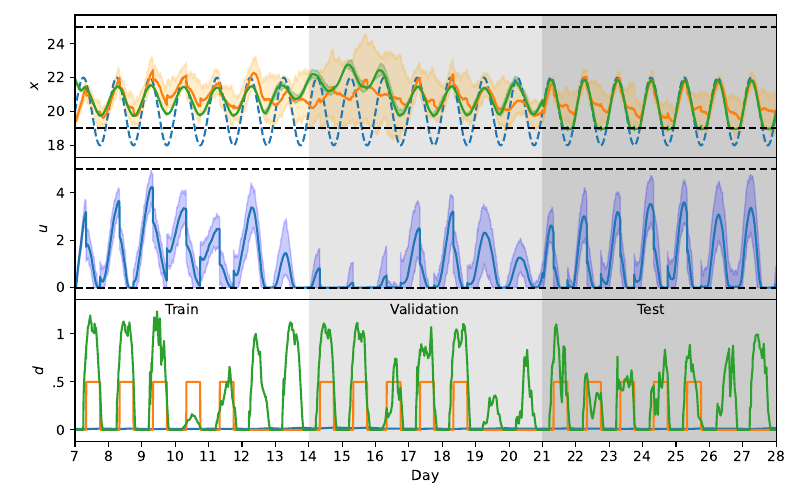

The script that saved this image:
"""
Prototype Code for Deep MPC policy from  Section 2.5. Joint System Identification and Control Learning
Results from Section 3.5. Simultaneous System Identification and Control
"""


"""
# Dependencies
"""   
import numpy as np
import numpy.matlib
import matplotlib.pyplot as plt
from scipy.io import loadmat
import torch
import torch.nn.functional as F
from torch import nn
from sklearn.model_selection import train_test_split
import math
from numpy import linalg as LA
import time

"""
Ground truth state space model (SSM)
"""
A = np.matrix([[0.9950,0.0017,0.0000,0.0031],[0.0007,0.9957,0.0003,0.0031],
              [0.0000,0.0003,0.9834,0.0000],[0.2015,0.4877,0.0100,0.2571]])
B = np.matrix([[1.7586e-06],[1.7584e-06],
              [1.8390e-10],[5.0563e-04]])
E = np.matrix([[0.0002,0.0000,0.0000],[0.0002,0.0000,0.0000],
              [0.0163,0.0000,0.0000],[0.0536,0.0005,0.0001]])
C = np.matrix([[0.0,0.0,0.0,1.0]])
# model dimensions
nx = 4
ny = 1
nu = 1
nd = 3

"""
Generate data for training, validation and testing
"""
# Train set 
samples_day = 288 # 288 samples per day with 5 min sampling
umax = 4e3
start_day = 7
start_sim = samples_day*start_day
Sim_days = 7 # number of simulated days 
U_day = umax*np.sin(np.arange(0, 2*np.pi,2*np.pi/samples_day)) #  daily control profile
U = np.matlib.repmat(U_day, 1, Sim_days) #  Sim_days control profile
N_sim =  U.shape[1] # number of simulation steps train phase
file = loadmat('../TimeSeries/disturb.mat') # load disturbance file
Disturb = file['D']
D = Disturb[:,start_sim:start_sim+N_sim]
Y = np.zeros((ny,N_sim)) # output trajectory placeholders
X = np.zeros((nx,N_sim+1)) # state trajectory placeholders
X[:,0] =  20*np.ones(nx) # initial conditions
# Training set open loop response LTI SSM
for k in range(0,N_sim):
    x0 = np.asmatrix(X[:,k]).T
    d = np.asmatrix(D[:,k]).T
    u = np.asmatrix(U[:,k]).T 
    # LTI SSM
    xn = A*x0 + B*u + E*d
    y = C*x0
    
    X[:,k+1] = xn.ravel()
    Y[:,k] = y.ravel()

# Validation + Test set     
N_sim_start = start_sim
Sim_days_test = 21
U_t = np.matlib.repmat(U_day, 1, Sim_days_test) #  Sim_days control profile
N_sim_t = U_t.shape[1] # number of simulation steps test phase
D_t = Disturb[:,N_sim_start:N_sim_start+N_sim_t]
Y_t = np.zeros((ny,N_sim_t)) # output trajectory placeholders
X_t = np.zeros((nx,N_sim_t+1)) # state trajectory placeholders
X_t[:,0] =  X[:,-1]
#  Validation + Test set  open loop response LTI SSM
for k in range(0,N_sim_t):
    x0 = np.asmatrix(X_t[:,k]).T
    d = np.asmatrix(D_t[:,k]).T
    u = np.asmatrix(U_t[:,k]).T 
    # LTI SSM
    xn = A*x0 + B*u + E*d
    y = C*x0
    
    X_t[:,k+1] = xn.ravel()
    Y_t[:,k] = y.ravel()

"""
# Consrained Layer Weights
"""   
# dominant eigenvalue constraints
class ConstrainedLinear9(nn.Module):
    def __init__(self, nx, nu):
        super().__init__()
        self.weight = nn.Parameter(torch.rand(nx,nu))
        self.scalar = nn.Parameter(torch.rand(nx,nx))  # matrix scaling to allow for different row sums
        
    def effective_W(self):    
        s_clapmed = 1 - 0.1*F.sigmoid(self.scalar)     # constrain sum of rows to be in between 0.9 and 1
        w_sofmax = s_clapmed*F.softmax(self.weight, dim = 1)
        return w_sofmax.T

    def forward(self,x):  
        return torch.mm(x, self.effective_W())
    
#  nonnehative weights
class ConstrainedLinear_LB(nn.Module):
    def __init__(self, nx, nu):
        super().__init__()
        self.weight = nn.Parameter(torch.rand(nx,nu))
        
    def effective_W(self):    
        w_LB = F.relu(self.weight)
        return w_LB

    def forward(self,x):      
        return torch.mm(x, self.effective_W())
    
    
class Compensator(nn.Module):
    def __init__(self, nx, nu):
        super().__init__()
        self.weight = nn.Parameter(torch.zeros(nx,nu))       

    def forward(self):      
        return self.weight                    
      
"""
Algorithm 2 - Joined model and control policy learning
"""    
class NeuroSSM_policy_one_step_con_DR(nn.Module):
    def __init__(self, nx, nu, nd, nr, n_hidden):
        super().__init__()
        # constrained model layers weights     
        self.A = ConstrainedLinear9(nx,nx)
        self.B = ConstrainedLinear_LB(nu,nx)
        self.E = ConstrainedLinear_LB(nd,nx) 
        self.C = ConstrainedLinear_LB(nx,ny)
        # policy layers weights
        self.policy1 = nn.Linear(nx+nd+nr+2*ny+2*nu, n_hidden, bias=False)
        self.policy2 = nn.Linear(n_hidden, nu, bias=False)
        
#        thresholds on maximal change of rate of state variables
        dxmax_val = 0.5
        dxmin_val = -0.5       
        self.dxmax = nn.Parameter(dxmax_val*torch.ones(1,nx), requires_grad=False)
        self.dxmin = nn.Parameter(dxmin_val*torch.ones(1,nx), requires_grad=False)  
        
#        online learning correction terms
        self.x0_correct = Compensator(1,nx)
        self.u_correct = Compensator(1,nu)         
        for param in self.x0_correct.parameters():
            param.requires_grad = False        
        for param in self.u_correct.parameters():
            param.requires_grad = False 
                      
    def forward(self,x,x0_sysID,u_sysID,d,r,ymin,ymax,umin,umax,w_mean,w_var):
        x = x.view(x.size(0), -1)
        x0_sysID = x0_sysID.view(x0_sysID.size(0), -1)
        u_sysID = u_sysID.view(u_sysID.size(0), -1)
        d = d.view(d.size(0), -1)
        r = r.view(r.size(0), -1)         
        ymin = ymin.view(ymin.size(0), -1)    
        ymax = ymax.view(ymax.size(0), -1)    
        umin = umin.view(umin.size(0), -1)    
        umax = umax.view(umax.size(0), -1)  
               
        # Domain Randomization
        w = (w_mean-w_var)+(2*w_var)*torch.rand(nx) # additive state uncertainty       
        
        # Output constraints eval for policy input
        y = self.C(x)
        symin = F.relu(-y+ymin)  #       state lower bound  u>= umin
        symax = F.relu(y-ymax) #      state upper bound u <= umax
        
        # policy inputs: Algo 2 - line 2
        xi = torch.cat((x,d,r,symin,symax,umin,umax),1)
        # control policy evaluation: Algo 2 - line 3
        u_hidden = F.relu(self.policy1(xi))
        u =  self.policy2(u_hidden)
      
#        correction terms - to be trained online
        u = u + self.u_correct() 
        x0_sysID = x0_sysID + self.x0_correct()
        x = x + self.x0_correct()      

#       system ID state update Algo 2 line 8
        x_sysID = self.A(x0_sysID) + self.B(u_sysID) + self.E(d) + w
        y_sysID = self.C(x_sysID)
        
        # system ID state residual Algo 2 line 9
        dx_sysID = x_sysID-x0_sysID  # one step state residual a.k.a smooth operator
        
        # penalties on max one-step infuence of controls and disturbances on states
        dx_u =  F.relu(-self.B(u_sysID)+self.dxmin) + F.relu(self.B(u_sysID)-self.dxmax) 
        dx_d =  F.relu(-self.E(d)+self.dxmin) + F.relu(self.E(d)-self.dxmax) 
        dx_ud = dx_u + dx_d
        
        #  control state update Algo 2 line 7
        x = self.A(x) + self.B(u) + self.E(d) + w
        y = self.C(x)
        
        # controlled state constraints Algo 2 lines 10-12  
        s_ymin = F.relu(-y+ymin) #       state lower bound  u>= umin
        s_ymax = F.relu(y-ymax) #      state upper bound u <= umax
        
        # control input constraints Algo 2 lines 4-6  
        s_umin = F.relu(-u+umin)  #      control lower bound u>= umin 
        s_umax = F.relu(u-umax) #      control upper bound u <= umax
        
#         Algo 2 line 13
        return x, y, u, s_ymin, s_ymax, s_umin, s_umax, y_sysID, dx_sysID, dx_ud


"""
# Model instantiation
"""   
# define additive uncertainty
w_mean_train = 0 # disturbance mean
w_var_train = 0.0 # disturbance variance

n_hidden = 10 # number of hidden neurons of the policy layers
nr = 1      # number of outputs/references
model = NeuroSSM_policy_one_step_con_DR(nx,nu,nd,nr,n_hidden)
model = model.float()
model.parameters
for param in model.named_parameters():
    print(param)

"""
# Dataset creation
"""   
# Randomized initial conditions and references
a = 0
b = 25   
X0 = a +b*np.random.rand(X.shape[0],X.shape[1])   
a = 15
b = 25  
R_day = 20+2*np.sin(np.arange(0, 2*np.pi,2*np.pi/samples_day)) #  daily control profile
R_day_train = 15+10*np.sin(np.arange(0, 2*np.pi,2*np.pi/samples_day)) #  daily control profile
R = np.matlib.repmat(R_day_train, 1, Sim_days) #  Sim_days control profile
R  = a +b*np.random.rand(R.shape[0],R.shape[1])   

# Features
Features = np.concatenate((X0[:,:-2].T, X[:,:-2].T, U[:,:-1].T, D[:,:-1].T, R[:,:-1].T), axis=1)       # tranining on randomized trajectory
# Targets
Targets =  np.concatenate((R[:,:-1].T, Y[:,1:].T), axis=1)   

# divide dataset to train and test set
Features_train, Features_test, Targets_train, Targets_test = train_test_split(Features,Targets,test_size=0.2,shuffle=False)
Features_train = torch.FloatTensor(Features_train)
Features_test = torch.FloatTensor(Features_test)
Targets_train = torch.FloatTensor(Targets_train)
Targets_test = torch.FloatTensor(Targets_test)
# train sets features
X_train = Features_train[:,0:nx]
X_sysID_train = Features_train[:,nx:2*nx]
U_sysID_train = Features_train[:,2*nx:2*nx+nu]
D_train = Features_train[:,2*nx+nu:-1]
R_train = Features_train[:,-1:]
# test sets features
X_test = Features_test[:,0:nx]
X_sysID_test = Features_test[:,nx:2*nx]
U_sysID_test = Features_test[:,2*nx:2*nx+nu]
D_test = Features_test[:,2*nx+nu:-1]
R_test = Features_test[:,-1:]
# targets
R_targets_train = Targets_train[:,0:ny]
Y_targets_train = Targets_train[:,ny:]
R_targets_test = Targets_test[:,0:ny]
Y_targets_test  = Targets_test[:,ny:]
# slack variables
sx_targets = torch.zeros(Targets_train.shape[0],nx)
sy_targets = torch.zeros(Targets_train.shape[0],ny)
su_targets = torch.zeros(Targets_train.shape[0],nu)
u_targets = torch.zeros(Targets_train.shape[0],nu)
dx_targets = torch.zeros(Targets_train.shape[0],nx)
# costraints bounds
xmin_val = 19
xmax_val = 25
xmin = xmin_val*torch.ones(Targets_train.shape[0],nx)
xmax = xmax_val*torch.ones(Targets_train.shape[0],nx)
ymin_val = 19
ymax_val = 25
ymin = ymin_val*torch.ones(Targets_train.shape[0],ny)
ymax = ymax_val*torch.ones(Targets_train.shape[0],ny)
umin_val = 0
umax_val = 5000
umin = umin_val*torch.ones(Targets_train.shape[0],nu)
umax = umax_val*torch.ones(Targets_train.shape[0],nu)

"""
# MSE citerion and optimizer
"""  
criterion = nn.MSELoss()  
optimizer = torch.optim.Adam(filter(lambda p: p.requires_grad, model.parameters()), lr=0.001)

"""
# Weights of the multi-objective loss - equation (17)
""" 
# constraints weight
Q_con_u = 5e-7
Q_con_x = 50
Q_con_y = 50
# control inputs weights
Q_u = 1e-6
Q_du = 1e-6
# reference tracking weights
Q_ref = 20
# system ID weights
Q_y_sysID = 100
Q_dx_sysID = 1
Q_dx_ud_sysID = 10


"""
Joint System ID and Policy Optimization Training Loop  using Algorithm 2
""" 
epochs = 30000
losses = []

for i in range(epochs):
    i+=1
#    Multi-objective loss function equation (17)
    x_pred, y_pred, u_pred, s_ymin, s_ymax, s_umin, s_umax, y_sysID, dx_sysID, dx_ud = model.forward(X_train, X_sysID_train, U_sysID_train, D_train, R_train, ymin, ymax, umin, umax,w_mean_train,w_var_train)
    loss = Q_ref*criterion(y_pred, R_targets_train)  + Q_u*criterion(u_pred, u_targets) \
    + Q_con_y*criterion(s_ymin, sy_targets)   + Q_con_y*criterion(s_ymax, sy_targets)  \
    + Q_con_u*criterion(s_umin, su_targets)   + Q_con_u*criterion(s_umax, su_targets)  \
    + Q_y_sysID*criterion(y_sysID, Y_targets_train) + Q_dx_sysID*criterion(dx_sysID, dx_targets) \
    + Q_dx_ud_sysID*criterion(dx_ud, sx_targets) 
    losses.append(loss)
    
    if i%1000 == 1:
        print(f'epoch: {i:2}  loss: {loss.item():10.8f}')
    
    optimizer.zero_grad()
    loss.backward()
    optimizer.step()

plt.plot(range(epochs), losses)
plt.ylabel('Loss')
plt.xlabel('epoch');


# save entire model
#torch.save(model, 'Trained_DeepMPCPolicy_sec_3_5.pt')


"""
# Parameters of the simulation from Section 3.5.
""" 
run_sim = True
online_learning = True
replicate_paper = True # load the policy used in the paper

Eval_runs  = 20  # number of randomized closed-loop simulations, Paper value: 20
train_epochs = 10 # number of iterations in one online batch, Paper value: 10

# increase penalties for constraints during online adaptation for increased safety
Q_con_u_on = 10*Q_con_u
Q_con_y_on = 10*Q_con_y

# plotting flags
save_fig = True
paper_plot = True

# uncertainty  ad constraints flags in simulation
u_clipping = True # hard control bounds
param_uncertainty =  False
add_uncertainty = True
robust_relaxation = False
if add_uncertainty:
    w_mean = 0
    w_var = 0.1
else:
    w_mean = 0
    w_var = 0.0
if param_uncertainty:
    theta_mean = 0
    theta_var = 0.01
else:
    theta_mean = 0
    theta_var = 0.00     

"""
load model parameters of trained policy from Section 3.5.
""" 
if replicate_paper:
    model_on = torch.load('Trained_DeepMPCPolicy_sec_3_5.pt') 
    
    # fix all params
    for param in model_on.parameters():
        param.requires_grad = False
    # unfix compensators
    for param in model_on.policy2.parameters():   #  online policy correction param
        param.requires_grad = True 
    
    for param in model_on.x0_correct.parameters(): #  online model correction param
        param.requires_grad = True 
                
    optimizer = torch.optim.Adam(filter(lambda p: p.requires_grad, model_on.parameters()), lr=0.001)
     
"""
Running closed-loop control simulations from Section 3.5.
""" 
if run_sim:  
    ## Control Validation closed loop: test set
    R_t = np.matlib.repmat(R_day, 1, Sim_days_test) #  Sim_days control profile   
    X_torch = np.zeros((nx,N_sim_t+1)) # state trajectory placeholders
    X_torch[:,0] =  20*np.ones(nx) # initial conditions
    Y_torch = np.zeros((ny,N_sim_t)) # output trajectory placeholders
    U_torch = np.zeros((nu,N_sim_t)) # input trajectory placeholders
    X_cl = np.zeros((nx,N_sim_t+1)) # state trajectory placeholders
    X_cl[:,0] =  20*np.ones(nx) # initial conditions
    Y_cl = np.zeros((ny,N_sim_t)) # output trajectory placeholders    
    
    DATA_X_cl = np.ndarray(shape=(X_cl.shape[0],X_cl.shape[1],Eval_runs))
    DATA_Y_cl = np.ndarray(shape=(Y_cl.shape[0],Y_cl.shape[1],Eval_runs))
    DATA_U_torch = np.ndarray(shape=(U_torch.shape[0],U_torch.shape[1],Eval_runs))
    DATA_X_torch = np.ndarray(shape=(X_torch.shape[0],X_torch.shape[1],Eval_runs))
    DATA_Y_torch = np.ndarray(shape=(Y_torch.shape[0],Y_torch.shape[1],Eval_runs))
    DATA_R_t = np.ndarray(shape=(R_t.shape[0],R_t.shape[1],Eval_runs)) 
    DATA_Y_min = np.ndarray(shape=(ymin.T.shape[0],ymin.T.shape[1],Eval_runs)) 
    DATA_Y_max = np.ndarray(shape=(ymax.T.shape[0],ymax.T.shape[1],Eval_runs)) 
    
    u = torch.from_numpy(U_torch[:,0]).float() 
    
    xmin_ = xmin_val*torch.ones(1,nx)
    xmax_ = xmax_val*torch.ones(1,nx)
    ymin_ = ymin_val*torch.ones(1,ny)
    ymax_ = ymax_val*torch.ones(1,ny)
    umin_ = umin_val*torch.ones(1,nu)
    umax_ = umax_val*torch.ones(1,nu)
    
    CPU_mean_time = np.zeros(Eval_runs)
    CPU_max_time = np.zeros(Eval_runs)
    
    # initialize robust relaxations of constraints
    if robust_relaxation:
        ymax_viol = torch.zeros(1,ny)  
        ymin_viol = torch.zeros(1,ny)
    
    for run in range(0,Eval_runs):       
        #        reset model update at each eval
        model_on = torch.load('Trained_DeepMPCPolicy_sec_3_5.pt') 
        for param in model_on.parameters():
            param.requires_grad = False      
        for param in model_on.policy2.parameters():
            param.requires_grad = True      
        for param in model_on.x0_correct.parameters():
            param.requires_grad = True                    
        optimizer = torch.optim.Adam(filter(lambda p: p.requires_grad, model_on.parameters()), lr=0.001)

        StepTime = np.zeros(N_sim_t-14*samples_day)
        
        for k in range(0,N_sim_t):
            x0 = np.asmatrix(X_cl[:,k])
            d = np.asmatrix(D_t[:,k])
            r = np.asmatrix(R_t[:,k])
            w = (w_mean-w_var)+(2*w_var)*np.asmatrix(np.random.rand(nx,1)) # additive uncertainty
            theta = (1+theta_mean-theta_var)+(2*theta_var)*np.asmatrix(np.random.rand(nx,nx)) # parametric uncertainty

            x0_torch = torch.from_numpy(x0).float()
            d_torch = torch.from_numpy(d).float()
            r_torch = torch.from_numpy(r).float()
        
            start_step_time = time.time() 
            xn_pt, y_pt, u, s_ymin, s_ymax, s_umin, s_umax, y_sysID, dx_sysID, dx_ud = model_on(x0_torch,x0_torch,u,d_torch,r_torch,ymin_,ymax_,umin_,umax_,w_mean_train,w_var_train)   
            eval_time = time.time() - start_step_time
   
            if u_clipping:
                if u < umin_:
                    u = umin_                
                elif u > umax_:
                    u = umax_
        
            X_torch[:,k+1] = xn_pt.detach().numpy().ravel()
            Y_torch[:,k] = y_pt.detach().numpy().ravel()
            U_torch[:,k] = u.detach().numpy().ravel()
        
            # ground truth LTI SSM
            xn = np.multiply(theta,A)*x0.T + B*U_torch[:,k] + E*d.T + w
            y = C*x0.T
            
            X_cl[:,k+1] = xn.ravel()
            Y_cl[:,k] = y.ravel()
            
    #        evaluate robust relaxation of constraints
            if robust_relaxation:
                y_torch = torch.from_numpy(y).float()        
                s_ymin_real = F.relu(-y_torch+ymin_)
                s_ymax_real = F.relu(y_torch-ymax_)
                ymin_viol = torch.max(s_ymin_real.detach(), ymin_viol)
                ymax_viol = torch.max(s_ymax_real.detach(), ymax_viol)
                ymin_ = ymin_ + ymin_viol
                ymax_ = ymax_ - ymax_viol
              
    #        ONLINE training phase
            online_train_time = 0
            if online_learning and (k>14*samples_day):
                start_step_time_online = time.time() 
                y_target =  torch.from_numpy(np.asmatrix(Y_cl[:,k])).float()
                losses = []
                for i in range(train_epochs):
                    i+=1
                    x_pred, y_pred, u_pred, s_ymin, s_ymax, s_umin, s_umax, y_sysID, dx_sysID, dx_ud =  model_on(x0_torch,x0_torch,u.detach(),d_torch,r_torch,ymin_,ymax_,umin_,umax_,w_mean_train,w_var_train)    
                    loss = Q_ref*criterion(y_pred, r_torch)  + Q_u*criterion(u_pred, u_targets) \
                    + Q_con_y_on*criterion(s_ymin, sy_targets)   + Q_con_y_on*criterion(s_ymax, sy_targets)  \
                    + Q_con_u_on*criterion(s_umin, su_targets)   + Q_con_u_on*criterion(s_umax, su_targets)  \
                    + 1e-1*Q_y_sysID*criterion(y_sysID, y_target) + Q_dx_sysID*criterion(dx_sysID, dx_targets) \
                    + Q_dx_ud_sysID*criterion(dx_ud, sx_targets) 
                    losses.append(loss)                   
        
                    optimizer.zero_grad()
                    loss.backward()
                    optimizer.step()
                online_train_time = time.time() -start_step_time_online
            
#            evaluate only test set policy time            
            if (k>14*samples_day):
                StepTime[k-14*samples_day-1] =online_train_time + eval_time         
            
        CPU_mean_time[run] = np.mean(StepTime)
        CPU_max_time[run] = np.amax(StepTime)
        
        # various evaluations with uncertainty    
        DATA_X_cl[:,:,run] = X_cl
        DATA_Y_cl[:,:,run] = Y_cl
        DATA_U_torch[:,:,run] = U_torch
        DATA_X_torch[:,:,run] = X_torch
        DATA_Y_torch[:,:,run] = Y_torch
        DATA_R_t[:,:,run] = R_t
        DATA_Y_min[:,:,run] = ymin.T
        DATA_Y_max[:,:,run] = ymax.T
    
    CPU_mean_time_paper = np.mean(CPU_mean_time)*1e3 
    CPU_max_time_paper = np.amax(CPU_max_time)*1e3  
    
    DATA_X_cl_max = np.amax(DATA_X_cl, axis = 2)
    DATA_X_cl_min = np.amin(DATA_X_cl, axis = 2)
    DATA_X_cl_mmean = np.mean(DATA_X_cl, axis = 2)
    
    DATA_Y_cl_max = np.amax(DATA_Y_cl, axis = 2)
    DATA_Y_cl_min = np.amin(DATA_Y_cl, axis = 2)
    DATA_Y_cl_mmean = np.mean(DATA_Y_cl, axis = 2)
    
    DATA_X_torch_max = np.amax(DATA_X_torch, axis = 2)
    DATA_X_torch_min = np.amin(DATA_X_torch, axis = 2)
    DATA_X_torch_mmean = np.mean(DATA_X_torch, axis = 2)
    
    DATA_U_torch_max = np.amax(DATA_U_torch, axis = 2)
    DATA_U_torch_min = np.amin(DATA_U_torch, axis = 2)
    DATA_U_torch_mmean = np.mean(DATA_U_torch, axis = 2)
    
    DATA_Y_torch_max = np.amax(DATA_Y_torch, axis = 2)
    DATA_Y_torch_min = np.amin(DATA_Y_torch, axis = 2)
    DATA_Y_torch_mmean = np.mean(DATA_Y_torch, axis = 2)
    
    time_x = np.linspace(0, Sim_days_test, DATA_X_cl_mmean.shape[1], endpoint=False)
    time_y = np.linspace(0, Sim_days_test, DATA_Y_cl_mmean.shape[1], endpoint=False)
    time_u = np.linspace(0, Sim_days_test, DATA_U_torch_mmean.shape[1], endpoint=False)
    
    xmin = xmin_val*np.ones((time_x.shape[0],nx))
    xmax = xmax_val*np.ones((time_x.shape[0],nx))
    ymin = ymin_val*np.ones((time_y.shape[0],ny))
    ymax = ymax_val*np.ones((time_y.shape[0],ny))
    umin = umin_val*np.ones((time_u.shape[0],ny))
    umax = umax_val*np.ones((time_u.shape[0],ny))
     
#    eval control statistics for Table 5
    test_start = 14*samples_day
    test_end = DATA_Y_torch_mmean.shape[1]
    DATA_Y_cl_torch = torch.from_numpy(DATA_Y_cl[:,test_start:test_end]).float()  
    DATA_s_ymin_real = F.relu(-DATA_Y_cl_torch+ymin_).detach().numpy()
    DATA_s_ymax_real = F.relu(DATA_Y_cl_torch-ymax_).detach().numpy()
    MAE_constr = np.mean(DATA_s_ymin_real) + np.mean(DATA_s_ymax_real)
    MSE_model = np.mean(np.square(DATA_Y_cl[:,test_start:test_end]-DATA_Y_torch[:,test_start:test_end]))
    MSE_ref = np.mean(np.square(DATA_Y_cl[:,test_start:test_end]-DATA_R_t[:,test_start:test_end]))
    MA_energy =  np.mean(np.absolute(DATA_U_torch_mmean[:,test_start:test_end]))
    

"""
Plot for Figure 2
"""     
if paper_plot:   
    fig, ax = plt.subplots(3,1,figsize=(8, 5))         
    ax[0].plot(time_y,R_t.T, '--', label='R')
    ax[0].plot(time_y,DATA_Y_cl_mmean.T, label='Y')
    ax[0].fill_between(time_y, np.squeeze(DATA_Y_cl_min.T), np.squeeze(DATA_Y_cl_max.T), color='orange', alpha=0.2)
    ax[0].plot(time_y,DATA_Y_torch_mmean.T, label='Y')
    ax[0].fill_between(time_y, np.squeeze(DATA_Y_torch_min.T), np.squeeze(DATA_Y_torch_max.T), color='green', alpha=0.2)
    ax[0].plot(time_y,ymin, 'k--')
    ax[0].plot(time_y,ymax, 'k--')
    ax[0].set(ylabel='$x$')
    # ax[0].set(ylabel='$\mathcal{X}_4$ [$^\circ$C]')
    ax[0].tick_params(labelbottom=False)
    ax[0].axvspan(7, 14, facecolor='grey', alpha=0.2, zorder=-100)
    ax[0].axvspan(14, 21, facecolor='grey', alpha=0.4, zorder=-100)
    ax[0].margins(0,0.1)
    
    ax[1].plot(time_u,DATA_U_torch_mmean.T, label='U')
    ax[1].fill_between(time_u, np.squeeze(DATA_U_torch_min.T), np.squeeze(DATA_U_torch_max.T), color='blue', alpha=0.2)
    ax[1].plot(time_u,umin, 'k--')
    ax[1].plot(time_u,umax, 'k--')
    # ax[1].set(ylabel='$\mathcal{U}$ [kW]')
    ax[1].set(ylabel='$u$')
    ax[1].tick_params(labelbottom=False)
    ax[1].axvspan(7, 14, facecolor='grey', alpha=0.2, zorder=-100)
    ax[1].axvspan(14, 21, facecolor='grey', alpha=0.4, zorder=-100)
    ax[1].margins(0,0.1)
    ax[1].set(yticks=(0, 2000, 4000),yticklabels=('0', '2', '4'))
    
    # ax[2].plot(time_u,D_t[1:3,:].T)
    ax[2].plot(time_u,D_t.T)
    ax[2].tick_params(labelbottom=True)
    ax[2].set_xlabel('Day')
    ax[2].set(ylabel='$d$')
    # ax[2].set(ylabel='$\mathcal{D}_{(2,3)}$ [kW]')
    ax[2].tick_params(labelbottom=True)
    ax[2].axvspan(7, 14, facecolor='grey', alpha=0.2, zorder=-100)
    ax[2].axvspan(14, 21, facecolor='grey', alpha=0.4, zorder=-100)
    ax[2].margins(0,0.1)
    ax[2].text(1, 1200, '             Train                ',
                bbox={'edgecolor': 'none','facecolor': 'white', 'alpha': 0.0})
    ax[2].text(8, 1200, '           Validation           ',
                bbox={'edgecolor': 'none','facecolor': 'grey', 'alpha': 0.0})
    ax[2].text(15, 1200, '              Test                ',
                   bbox={'edgecolor': 'none','facecolor': 'grey', 'alpha': 0.0})
    # ax4 = ax[2].twinx()  # instantiate a second axes that shares the same x-axis
    # ax4.plot(time_u,D_t[0,:].T, color ='green')
    # ax4.tick_params(axis='y', labelcolor='green')
    # ax4.set_ylabel('$\mathcal{D}_1$ [$^\circ$C]', color='green')
    # ax4.margins(0,0.1)
    
    steps = range(0, Sim_days_test+1, 1)
    days = np.array(list(range(Sim_days_test+1)))+7
    ax[2].set(xticks=steps,xticklabels=days)
    ax[2].set(yticks=(0, 500, 1000),yticklabels=('0', '.5', '1'))
    
    plt.tight_layout()
    fig.subplots_adjust(wspace=0, hspace=0)
    
    if save_fig:
        plt.savefig('DeepMPC_sysID_ctrl_sec_2_5.pdf')
    

